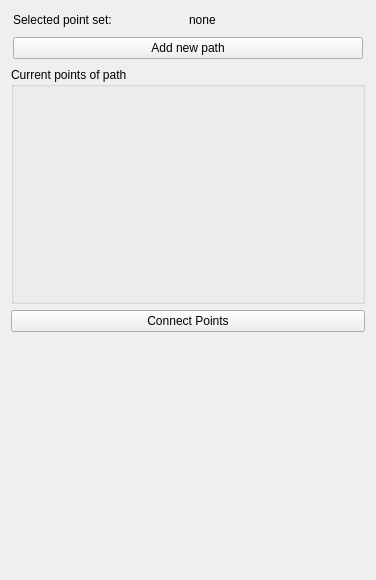
<?xml version="1.0" encoding="UTF-8"?>
<ui version="4.0">
 <class>QmitkPathTrackViewControls</class>
 <widget class="QWidget" name="QmitkPathTrackViewControls">
  <property name="geometry">
   <rect>
    <x>0</x>
    <y>0</y>
    <width>376</width>
    <height>580</height>
   </rect>
  </property>
  <property name="minimumSize">
   <size>
    <width>0</width>
    <height>0</height>
   </size>
  </property>
  <property name="windowTitle">
   <string>QmitkPathTrackView</string>
  </property>
  <layout class="QVBoxLayout">
   <item>
    <layout class="QHBoxLayout">
     <property name="spacing">
      <number>2</number>
     </property>
     <property name="leftMargin">
      <number>2</number>
     </property>
     <property name="topMargin">
      <number>2</number>
     </property>
     <property name="rightMargin">
      <number>2</number>
     </property>
     <property name="bottomMargin">
      <number>2</number>
     </property>
     <item>
      <widget class="QLabel" name="label">
       <property name="text">
        <string>Selected point set:</string>
       </property>
      </widget>
     </item>
     <item>
      <widget class="QLabel" name="m_CurrentPointSetLabel">
       <property name="text">
        <string>none</string>
       </property>
      </widget>
     </item>
    </layout>
   </item>
   <item>
    <layout class="QVBoxLayout">
     <property name="spacing">
      <number>2</number>
     </property>
     <property name="leftMargin">
      <number>2</number>
     </property>
     <property name="topMargin">
      <number>2</number>
     </property>
     <property name="rightMargin">
      <number>2</number>
     </property>
     <property name="bottomMargin">
      <number>2</number>
     </property>
     <item>
      <widget class="QPushButton" name="m_PbAddPointSet">
       <property name="sizePolicy">
        <sizepolicy hsizetype="Minimum" vsizetype="Fixed">
         <horstretch>0</horstretch>
         <verstretch>0</verstretch>
        </sizepolicy>
       </property>
       <property name="text">
        <string>Add new path</string>
       </property>
      </widget>
     </item>
    </layout>
   </item>
   <item>
    <widget class="QGroupBox" name="groupBox">
     <property name="sizePolicy">
      <sizepolicy hsizetype="Preferred" vsizetype="MinimumExpanding">
       <horstretch>0</horstretch>
       <verstretch>0</verstretch>
      </sizepolicy>
     </property>
     <property name="title">
      <string>Current points of path</string>
     </property>
     <layout class="QVBoxLayout" name="verticalLayout">
      <property name="spacing">
       <number>2</number>
      </property>
      <property name="leftMargin">
       <number>2</number>
      </property>
      <property name="topMargin">
       <number>2</number>
      </property>
      <property name="rightMargin">
       <number>2</number>
      </property>
      <property name="bottomMargin">
       <number>2</number>
      </property>
      <item>
       <widget class="QmitkPointListWidget" name="m_PointListWidget" native="true">
        <property name="sizePolicy">
         <sizepolicy hsizetype="Expanding" vsizetype="Preferred">
          <horstretch>0</horstretch>
          <verstretch>0</verstretch>
         </sizepolicy>
        </property>
       </widget>
      </item>
     </layout>
    </widget>
   </item>
   <item>
    <layout class="QVBoxLayout" name="layout2">
     <property name="spacing">
      <number>-1</number>
     </property>
     <property name="topMargin">
      <number>0</number>
     </property>
     <item>
      <widget class="QPushButton" name="m_PbConnectPoints">
       <property name="text">
        <string>Connect Points</string>
       </property>
      </widget>
     </item>
    </layout>
   </item>
   <item>
    <spacer name="verticalSpacer">
     <property name="orientation">
      <enum>Qt::Vertical</enum>
     </property>
     <property name="sizeHint" stdset="0">
      <size>
       <width>20</width>
       <height>40</height>
      </size>
     </property>
    </spacer>
   </item>
  </layout>
 </widget>
 <layoutdefault spacing="6" margin="11"/>
 <customwidgets>
  <customwidget>
   <class>QmitkPointListWidget</class>
   <extends>QWidget</extends>
   <header location="global">QmitkPointListWidget.h</header>
  </customwidget>
 </customwidgets>
 <includes>
  <include location="global">mitkDataNode.h</include>
  <include location="global">mitkPointSet.h</include>
  <include location="global">mitkPointSetInteractor.h</include>
 </includes>
 <resources/>
 <connections/>
</ui>
